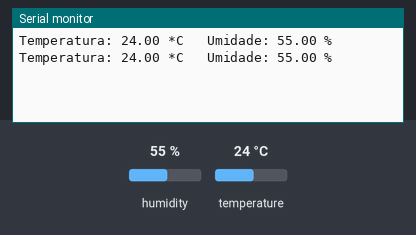
Bench run of a sketch on a simulated ESP8266 (NodeMCU). Parts: the last lines printed to the serial monitor. Inputs (shaded band) come from the test bench; at power-on: humidity 55 %, temperature 24 °C.

Above: at 4.8 s.
4.9 s: humidity set to 22 %
At 7.4 s:
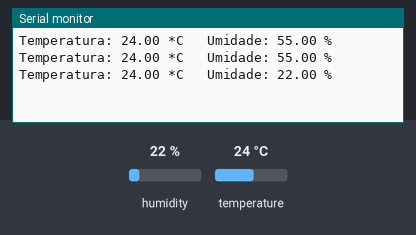
7.9 s: temperature set to 12 °C
At 8.6 s:
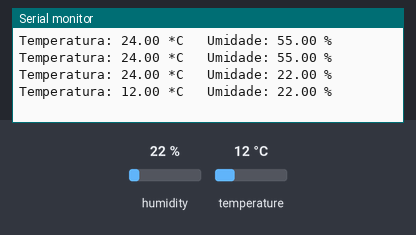
10.9 s: humidity set to 40 %
At 13.3 s:
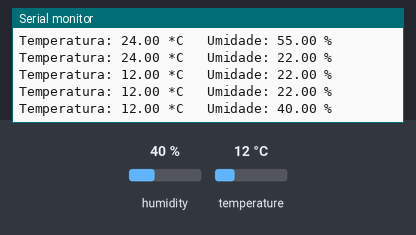
Timing chart, 0 to 14.8 s (numbered marks = the images above; inputs shaded):
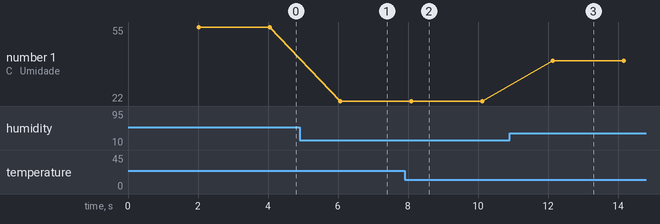

Measured:
- after the input at 4.9 s, the serial monitor: prints a new line after 1.2 s (image 1)
- after the input at 7.9 s, the serial monitor: prints a new line after 0.19 s (image 2)
- after the input at 10.9 s, the serial monitor: prints a new line after 1.2 s (image 3)
- plotted number 1: 55 → 22 after the input at 4.9 s, 22 → 40 after the input at 10.9 s

The sketch:

sensor_temp_umi.ino
```cpp
/*******************************************************************************
* Kit Iniciante para Arduino v8 - Utilizando o DHT11
* Mostrar os valores de Tempartura e Umidade no Monitor Serial.
*******************************************************************************/

// Inclui a biblioteca DHT que possui as funções dos sensores do tipo DHT
#include "DHT.h"

const int pino_dht = D4; // pino onde o sensor DHT está conectado
float temperatura; // variável para armazenar o valor de temperatura
float umidade; // variável para armazenar o valor de umidade
DHT dht(pino_dht, DHT11); // define o pino e o tipo de DHT

void setup() {
  // Inicia e configura a Serial
  Serial.begin(9600); // 9600bps

  dht.begin(); // inicializa o sensor DHT
}

void loop() {
  // Aguarda alguns segundos entre uma leitura e outra
  delay(2000); // 2 segundos (Datasheet)

  // A leitura da temperatura ou umidade pode levar 250ms
  // O atraso do sensor pode chegar a 2 segundos
  temperatura = dht.readTemperature(); // lê a temperatura em Celsius
  umidade = dht.readHumidity(); // lê a umidade

  // Se ocorreu alguma falha durante a leitura
  if (isnan(umidade) || isnan(temperatura)) {
    Serial.println("Falha na leitura do Sensor DHT!");
  }
  else { // Se não
    // Imprime o valor de temperatura
    Serial.print("Temperatura: ");
    Serial.print(temperatura);
    Serial.print(" *C ");

    Serial.print("\t"); // tabulação

    // Imprime o valor de umidade
    Serial.print("Umidade: ");
    Serial.print(umidade);
    Serial.print(" %\t");

    Serial.println(); // nova linha
  }
}
```
